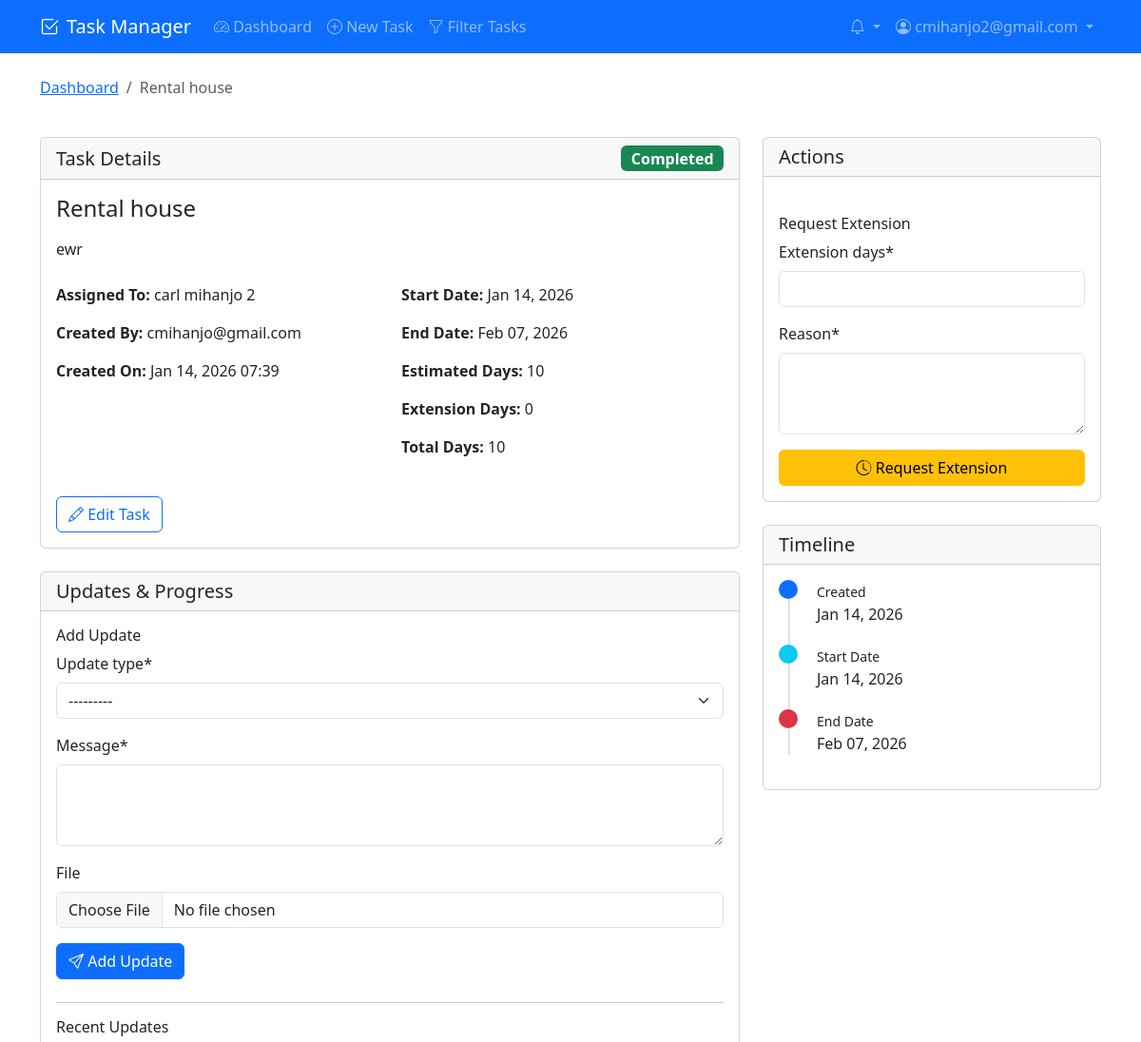
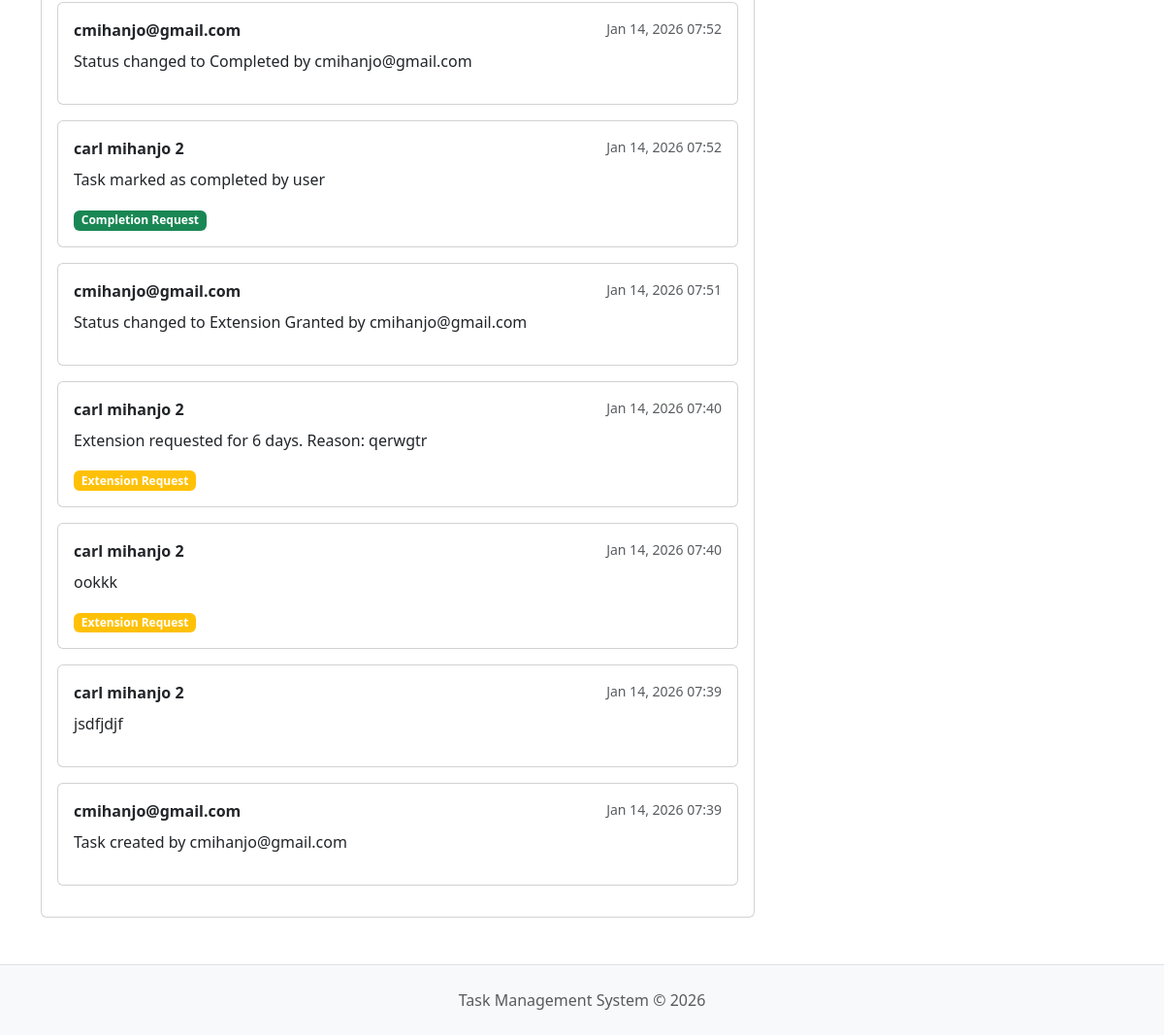
Screenshot of /tasks/5/ (signed in) with the database file from the repository (2 pictures, top to bottom).
### tasks/models.py (models this page shows, shortened)
class Task(models.Model):
    STATUS_CHOICES = [
        ('pending', 'Pending'),
        ('in_progress', 'In Progress'),
        ('completed', 'Completed'),
        ('needs_extension', 'Needs Extension'),
        ('extension_granted', 'Extension Granted'),
        ('closed', 'Closed'),
    ]
    name = models.CharField(max_length=200)
    description = models.TextField()
    assigned_to = models.ForeignKey(User, on_delete=models.CASCADE, related_name='assigned_tasks')
    created_by = models.ForeignKey(User, on_delete=models.CASCADE, related_name='created_tasks')
    created_at = models.DateTimeField(auto_now_add=True)
    start_date = models.DateField()
    end_date = models.DateField()
    estimated_days = models.PositiveIntegerField(help_text="Estimated number of work days")
    extension_days = models.PositiveIntegerField(default=0)
    status = models.CharField(max_length=20, choices=STATUS_CHOICES, default='pending')
    completed_at = models.DateTimeField(null=True, blank=True)
    is_completed = models.BooleanField(default=False)
    class Meta:
        ordering = ['-created_at']
        permissions = [
            ("can_view_all_tasks", "Can view all tasks"),
        ]
    @property
    def is_overdue(self):
        return self.end_date < timezone.now().date() and not self.is_completed
    @property
    def total_days(self):
        return self.estimated_days + self.extension_days

class TaskUpdate(models.Model):
    UPDATE_TYPES = [
        ('progress', 'Progress Update'),
        ('completion', 'Completion Request'),
        ('extension', 'Extension Request'),
        ('approval', 'Manager Approval'),
        ('comment', 'Comment'),
    ]
    task = models.ForeignKey(Task, on_delete=models.CASCADE, related_name='updates')
    user = models.ForeignKey(User, on_delete=models.CASCADE)
    update_type = models.CharField(max_length=20, choices=UPDATE_TYPES)
    message = models.TextField()
    created_at = models.DateTimeField(auto_now_add=True)
    file = models.FileField(upload_to='task_updates/', null=True, blank=True)
    class Meta:
        ordering = ['-created_at']

### tasks/views.py (the view, shortened to what this page needs)
# urls.py: path('<int:task_id>/', views.task_detail, name='task_detail'),
@login_required
def task_detail(request, task_id):
    task = get_object_or_404(Task, id=task_id)
    if not (request.user == task.assigned_to or request.user == task.created_by or
            request.user.groups.filter(name='Manager').exists()):
        messages.error(request, 'You do not have permission to view this task.')
        return redirect('tasks:dashboard')
    updates = task.updates.all().order_by('-created_at')
    update_form = TaskUpdateForm()
    extension_form = ExtensionRequestForm()
    status_form = TaskStatusForm(instance=task)
    context = {
        'task': task,
        'updates': updates,
        'update_form': update_form,
        'extension_form': extension_form,
        'status_form': status_form,
        'can_edit': request.user == task.assigned_to,
        'is_manager': request.user.groups.filter(name='Manager').exists(),
    }
    return render(request, 'tasks/task_detail.html', context)

### tasks/forms.py
class TaskUpdateForm(forms.ModelForm):
    class Meta:
        model = TaskUpdate
        fields = ['update_type', 'message', 'file']
        widgets = {
            'message': forms.Textarea(attrs={'rows': 3}),
        }

class ExtensionRequestForm(forms.Form):
    extension_days = forms.IntegerField(min_value=1, max_value=30)
    reason = forms.CharField(widget=forms.Textarea(attrs={'rows': 3}))

### tasks/templatetags/custom_filters.py (called while the page is built)
@register.filter
def status_color(status):
    color_map = {
        'pending': 'secondary',
        'in_progress': 'info',
        'completed': 'success',
        'needs_extension': 'warning',
        'extension_granted': 'primary',
        'closed': 'dark',
    }
    return color_map.get(status, 'secondary')

### templates/tasks/task_detail.html (shortened to what this page needs)
{% extends 'base.html' %}
{% load crispy_forms_tags %}
{% load custom_filters %}
{% block content %}
<div class="row mb-4">
    <div class="col-12">
        <nav aria-label="breadcrumb">
            <ol class="breadcrumb">
                <li class="breadcrumb-item"><a href="{% url 'tasks:dashboard' %}">Dashboard</a></li>
                <li class="breadcrumb-item active">{{ task.name|truncatechars:30 }}</li>
            </ol>
        </nav>
    </div>
</div>
<div class="row">
    <div class="col-md-8">
        <div class="card mb-4">
            <div class="card-header d-flex justify-content-between align-items-center">
                <h5 class="mb-0">Task Details</h5>
                <span class="badge bg-{{ task.status|status_color }} fs-6">{{ task.get_status_display }}</span>
            </div>
            <div class="card-body">
                <h4 class="card-title">{{ task.name }}</h4>
                <p class="card-text">{{ task.description|linebreaks }}</p>
                <div class="row mt-4">
                    <div class="col-md-6">
                        <p><strong>Assigned To:</strong> {{ task.assigned_to.get_full_name|default:task.assigned_to.username }}</p>
                        <p><strong>Created By:</strong> {{ task.created_by.get_full_name|default:task.created_by.username }}</p>
                        <p><strong>Created On:</strong> {{ task.created_at|date:"M d, Y H:i" }}</p>
                    </div>
                    <div class="col-md-6">
                        <p><strong>Start Date:</strong> {{ task.start_date|date:"M d, Y" }}</p>
                        <p><strong>End Date:</strong> {{ task.end_date|date:"M d, Y" }}</p>
                        <p><strong>Estimated Days:</strong> {{ task.estimated_days }}</p>
                        <p><strong>Extension Days:</strong> {{ task.extension_days }}</p>
                        <p><strong>Total Days:</strong> {{ task.total_days }}</p>
                    </div>
                </div>
                <div class="mt-4">
                    {% if can_edit and not task.is_completed %}
                    <a href="{% url 'tasks:edit_task' task.id %}" class="btn btn-outline-primary">
                        <i class="bi bi-pencil"></i> Edit Task
                    </a>
                    {% endif %}
                </div>
            </div>
        </div>
        <div class="card">
            <div class="card-header">
                <h5 class="mb-0">Updates & Progress</h5>
            </div>
            <div class="card-body">
                {% if can_edit and not task.is_completed %}
                <div class="mb-4">
                    <h6>Add Update</h6>
                    <form method="post" enctype="multipart/form-data" action="{% url 'tasks:add_task_update' task.id %}">
                        {{ update_form|crispy }}
                        <div class="mt-3">
                            <button type="submit" class="btn btn-primary">
                                <i class="bi bi-send"></i> Add Update
                            </button>
                        </div>
                    </form>
                </div>
                <hr>
                {% endif %}
                <div class="updates-list">
                    <h6>Recent Updates</h6>
                    {% for update in updates %}
                    <div class="card mb-3">
                        <div class="card-body">
                            <div class="d-flex justify-content-between align-items-start mb-2">
                                <strong>{{ update.user.get_full_name|default:update.user.username }}</strong>
                                <small class="text-muted">{{ update.created_at|date:"M d, Y H:i" }}</small>
                            </div>
                            <p class="mb-2">{{ update.message|linebreaks }}</p>
                            {% if update.update_type == 'extension' %}
                            <span class="badge bg-warning">Extension Request</span>
                            {% elif update.update_type == 'completion' %}
                            <span class="badge bg-success">Completion Request</span>
                            {% elif update.update_type == 'approval' %}
                            <span class="badge bg-info">Manager Approval</span>
                            {% endif %}
                        </div>
                    </div>
                    {% empty %}
                    <p class="text-muted">No updates yet.</p>
                    {% endfor %}
                </div>
            </div>
        </div>
    </div>
    <div class="col-md-4">
        <div class="card mb-4">
            <div class="card-header">
                <h5 class="mb-0">Actions</h5>
            </div>
            <div class="card-body">
                {% if can_edit and not task.is_completed and task.status != 'needs_extension' %}
                <div class="mt-4">
                    <h6>Request Extension</h6>
                    <form method="post" action="{% url 'tasks:request_extension' task.id %}">
                        {{ extension_form|crispy }}
                        <div class="d-grid mt-3">
                            <button type="submit" class="btn btn-warning">
                                <i class="bi bi-clock-history"></i> Request Extension
                            </button>
                        </div>
                    </form>
                </div>
                {% endif %}
            </div>
        </div>
        <div class="card">
            <div class="card-header">
                <h5 class="mb-0">Timeline</h5>
            </div>
            <div class="card-body">
                <div class="timeline">
                    <div class="timeline-item">
                        <div class="timeline-marker bg-primary"></div>
                        <div class="timeline-content">
                            <small>Created</small>
                            <p class="mb-0">{{ task.created_at|date:"M d, Y" }}</p>
                        </div>
                    </div>
                    <div class="timeline-item">
                        <div class="timeline-marker bg-info"></div>
                        <div class="timeline-content">
                            <small>Start Date</small>
                            <p class="mb-0">{{ task.start_date|date:"M d, Y" }}</p>
                        </div>
                    </div>
                    <div class="timeline-item">
                        <div class="timeline-marker {% if task.is_overdue %}bg-danger{% else %}bg-success{% endif %}"></div>
                        <div class="timeline-content">
                            <small>End Date</small>
                            <p class="mb-0">{{ task.end_date|date:"M d, Y" }}</p>
                        </div>
                    </div>
                </div>
            </div>
        </div>
    </div>
</div>
{% endblock %}

### templates/base.html (shortened to what this page needs)
<!DOCTYPE html>
<html lang="en" data-bs-theme="light">
<head>
    <link href="https://cdn.jsdelivr.net/npm/bootstrap@5.3.0/dist/css/bootstrap.min.css" rel="stylesheet">
    <link rel="stylesheet" href="https://cdn.jsdelivr.net/npm/bootstrap-icons@1.10.0/font/bootstrap-icons.css">
</head>
<body>
    <nav class="navbar navbar-expand-lg navbar-dark bg-primary">
        <div class="container">
            <a class="navbar-brand" href="{% url 'tasks:dashboard' %}">
                <i class="bi bi-check2-square me-2"></i>Task Manager
            </a>
            <div class="collapse navbar-collapse" id="navbarNav">
                <ul class="navbar-nav me-auto">
                    {% if user.is_authenticated %}
                        <li class="nav-item">
                            <a class="nav-link" href="{% url 'tasks:dashboard' %}">
                                <i class="bi bi-speedometer2"></i> Dashboard
                            </a>
                        </li>
                        <li class="nav-item">
                            <a class="nav-link" href="{% url 'tasks:create_task' %}">
                                <i class="bi bi-plus-circle"></i> New Task
                            </a>
                        </li>
                        <li class="nav-item">
                            <a class="nav-link" href="{% url 'tasks:filter_tasks' %}">
                                <i class="bi bi-funnel"></i> Filter Tasks
                            </a>
                        </li>
                    {% endif %}
                </ul>
                <ul class="navbar-nav">
                    {% if user.is_authenticated %}
                        <li class="nav-item dropdown">
                            <a class="nav-link dropdown-toggle" href="#" id="notificationsDropdown" role="button"
                            data-bs-toggle="dropdown" aria-expanded="false">
                                <i class="bi bi-bell"></i>
                            </a>
                        </li>
                        <li class="nav-item dropdown">
                            <a class="nav-link dropdown-toggle" href="#" id="userDropdown" role="button"
                               data-bs-toggle="dropdown" aria-expanded="false">
                                <i class="bi bi-person-circle"></i> {{ user.username }}
                            </a>
                        </li>
                    {% endif %}
                </ul>
            </div>
        </div>
    </nav>
    <main class="container my-4">
        {% block content %}{% endblock %}
    </main>
    <footer class="bg-light border-top py-4 mt-5">
        <div class="container text-center">
            <p class="text-muted mb-0">Task Management System &copy; {% now "Y" %}</p>
        </div>
    </footer>
</body>
</html>

### templates/tasks/task_detail.html (style rules this page uses)
.timeline { position: relative; padding-left: 30px; }
.timeline:before { content: ''; position: absolute; left: 10px; top: 0; bottom: 0; width: 2px; background: #dee2e6; }
.timeline-item { position: relative; margin-bottom: 20px; }
.timeline-marker { position: absolute; left: -30px; width: 20px; height: 20px; border-radius: 50%; background: #6c757d; }
.timeline-content { padding-left: 10px; }

### rows the page displays
Task: name "Rental house", status "Completed", description "ewr", assigned_to.get_full_name "carl mihanjo 2", created_by.get_full_name "cmihanjo@gmail.com", created_at "Jan 14, 2026 07:39", start_date "Jan 14, 2026", end_date "Feb 07, 2026", estimated_days "10", extension_days "0", total_days "10", created_at "Jan 14, 2026"
TaskUpdate: user.get_full_name "cmihanjo@gmail.com", created_at "Jan 14, 2026 07:52", message "Status changed to Completed by cmihanjo@gmail.com"
TaskUpdate: user.get_full_name "carl mihanjo 2", created_at "Jan 14, 2026 07:52", message "Task marked as completed by user", update_type "Completion Request"
TaskUpdate: user.get_full_name "cmihanjo@gmail.com", created_at "Jan 14, 2026 07:51", message "Status changed to Extension Granted by cmihanjo@gmail.com"
TaskUpdate: user.get_full_name "carl mihanjo 2", created_at "Jan 14, 2026 07:40", message "Extension requested for 6 days. Reason: qerwgtr", update_type "Extension Request"
TaskUpdate: user.get_full_name "carl mihanjo 2", created_at "Jan 14, 2026 07:40", message "ookkk", update_type "Extension Request"
TaskUpdate: user.get_full_name "carl mihanjo 2", created_at "Jan 14, 2026 07:39", message "jsdfjdjf"
TaskUpdate: user.get_full_name "cmihanjo@gmail.com", created_at "Jan 14, 2026 07:39", message "Task created by cmihanjo@gmail.com"

### other values shown
{{ user.username }} "cmihanjo2@gmail.com"
